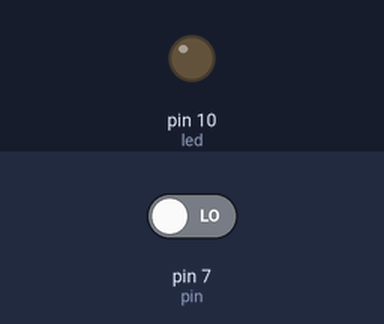
Bench run of a sketch on a simulated Arduino Uno, built with avr-gcc and run on an emulated ATmega328P. On the bench: output pins drawn as LEDs (lit = HIGH). Inputs (shaded band) come from the test bench; at power-on: pin 7 (pin) LOW.

Above: at 1.2 s.
1.3 s: pin 7 (pin) driven HIGH
At 1.8 s:
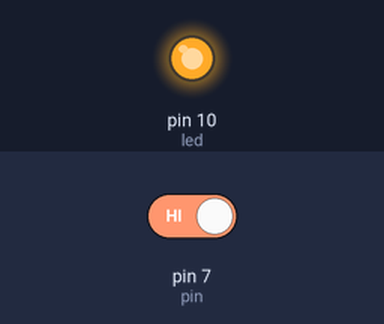
2.8 s: pin 7 (pin) driven LOW
At 4.1 s:
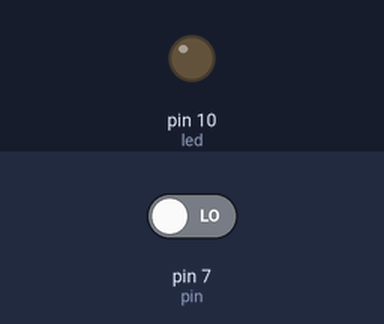
Timing chart, 0 to 5.8 s (numbered marks = the images above; inputs shaded):
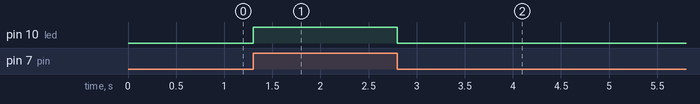

The sketch:

Nhan_Nut_batLED.ino
```cpp
int led = 10;
int pin = 7;
// connect LED to pin 13
// connect pushbutton to pin 7
int value = 0; // variable to store the read value

void setup() {
pinMode(led, OUTPUT); // set pin 13 as output
pinMode (pin, INPUT); // set pin 7 as input
}

void loop() {

value = digitalRead (pin); // set value equal to the pin 7 input digitalWrite(led, value); // set LED to the pushbutton value
digitalWrite(led, value);
}
```

Measured:
- after the input at 1.3 s, pin 10 (led): LOW → HIGH at once
- after the input at 2.8 s, pin 10 (led): HIGH → LOW at once
